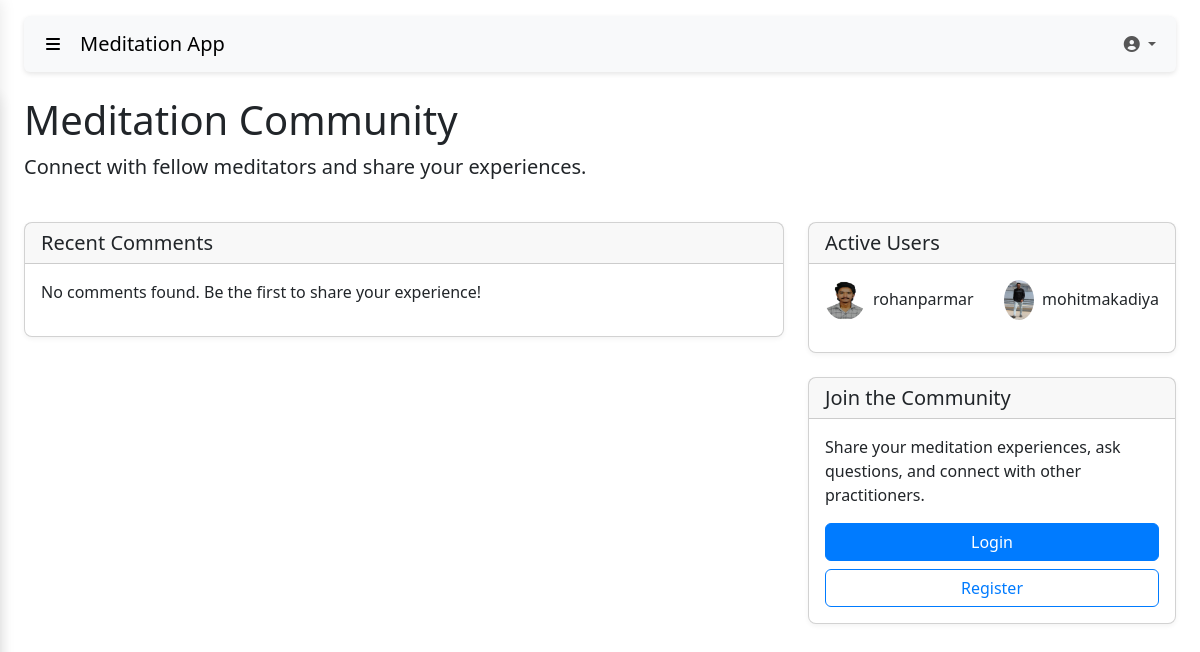
Page /community/ (signed in) on the committed database.
### meditation/models.py (models this page shows, shortened)
class User(models.Model):
    username = models.CharField(max_length=100, unique=True)
    email = models.EmailField(unique=True)
    bio = models.TextField(blank=True, null=True)
    profile_pic = models.ImageField(upload_to='profile_pics/', blank=True, null=True)
    joined_date = models.DateTimeField(auto_now_add=True)
    favorite_techniques = models.ManyToManyField(MeditationTechnique, related_name='favorited_by', blank=True)

### meditation/views.py (the view)
# urls.py: path('community/', views.community, name='community'),
def community(request):
    recent_comments = Comment.objects.all().order_by('-created_at')[:20]
    users = User.objects.all()[:10]  # Show some users
    context = {
        'comments': recent_comments,
        'users': users,
    }
    return render(request, 'community.html', context)

### templates/community.html (shortened to what this page needs)
{% extends 'base.html' %}
{% block content %}
<div class="row">
    <div class="col-12">
        <h1>Meditation Community</h1>
        <p class="lead">Connect with fellow meditators and share your experiences.</p>
    </div>
</div>
<div class="row mt-4">
    <div class="col-md-8">
        <div class="card mb-4">
            <div class="card-header">
                <h5 class="mb-0">Recent Comments</h5>
            </div>
            <div class="card-body">
                {% for comment in comments %}
                <div class="d-flex mb-4">
                    <div class="flex-shrink-0">
                        {% if comment.user.profile_pic %}
                        <img src="{{ comment.user.profile_pic.url }}" class="rounded-circle" width="50" height="50" alt="{{ comment.user.username }}">
                        {% else %}
                        <div class="rounded-circle bg-secondary text-white d-flex justify-content-center align-items-center" style="width: 50px; height: 50px;">
                            <i class="fas fa-user"></i>
                        </div>
                        {% endif %}
                    </div>
                    <div class="flex-grow-1 ms-3">
                        <div class="d-flex justify-content-between">
                            <h6 class="mb-0">{{ comment.user.username }}</h6>
                            <small class="text-muted">{{ comment.created_at|date:"F j, Y" }}</small>
                        </div>
                        <small class="text-muted">On <a href="{% url 'meditation:technique_detail' comment.technique.id %}">{{ comment.technique.name }}</a></small>
                        <p class="mt-1">{{ comment.content }}</p>
                    </div>
                </div>
                {% empty %}
                <p>No comments found. Be the first to share your experience!</p>
                {% endfor %}
            </div>
        </div>
    </div>
    <div class="col-md-4">
        <div class="card mb-4">
            <div class="card-header">
                <h5 class="mb-0">Active Users</h5>
            </div>
            <div class="card-body">
                <div class="row">
                    {% for user in users %}
                    <div class="col-6 mb-3">
                        <div class="d-flex align-items-center">
                            {% if user.profile_pic %}
                            <img src="{{ user.profile_pic.url }}" class="rounded-circle me-2" width="40" height="40" alt="{{ user.username }}">
                            {% else %}
                            <div class="rounded-circle bg-secondary text-white d-flex justify-content-center align-items-center me-2" style="width: 40px; height: 40px;">
                                <i class="fas fa-user"></i>
                            </div>
                            {% endif %}
                            <div>
                                <h6 class="mb-0">{{ user.username }}</h6>
                            </div>
                        </div>
                    </div>
                    {% empty %}
                    <div class="col-12">
                        <p>No users found.</p>
                    </div>
                    {% endfor %}
                </div>
            </div>
        </div>
        <div class="card">
            <div class="card-header">
                <h5 class="mb-0">Join the Community</h5>
            </div>
            <div class="card-body">
                <p>Share your meditation experiences, ask questions, and connect with other practitioners.</p>
                <div class="d-grid gap-2">
                    <a href="{% url 'users:login' %}" class="btn btn-primary">Login</a>
                    <a href="{% url 'users:register' %}" class="btn btn-outline-primary">Register</a>
                </div>
            </div>
        </div>
    </div>
</div>
{% endblock %}

### static/css/style.css (style rules this page uses)
.card { border-radius: 0.5rem; box-shadow: 0 2px 5px rgba(0, 0, 0, 0.05); transition: transform 0.3s, box-shadow 0.3s; }
.btn-primary { background-color: #007bff; border-color: #007bff; }
.btn-outline-primary { color: #007bff; border-color: #007bff; }

### rows in the picture
User: profile_pic (picture), username "rohanparmar"
User: profile_pic (picture), username "mohitmakadiya"
